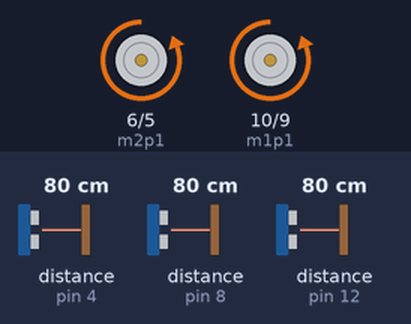
The sketch below on a simulated Arduino Uno, built with avr-gcc and run on an emulated ATmega328P. Parts: motor-driver pin pairs drawn as motors (green arrow = first pin HIGH = forward, orange = second pin HIGH = backward, longer = more drive). Wiring (inferred from the names in the program): 3 × ultrasonic range finder: trigger pin 7, echo pin 4 / trigger pin 11, echo pin 8 / trigger pin 13, echo pin 12. The inputs (shaded band) are chosen by the test bench; at power-on: distance to the obstacle (sensors on pin 12, pin 8, pin 4) 80 cm. The echo pulse lasts 58.3 µs per cm.

Above: at 1.2 s.
1.3 s: distance to the obstacle (sensor on pin 12) set to 18 cm
2.8 s: distance to the obstacle (sensor on pin 12) set to 14 cm
At 3.6 s:
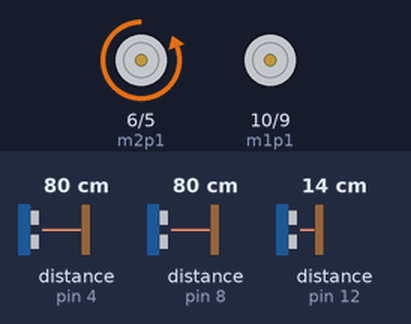
4.3 s: distance to the obstacle (sensor on pin 8) set to 18 cm
5.8 s: distance to the obstacle (sensor on pin 8) set to 15 cm
At 6.3 s:
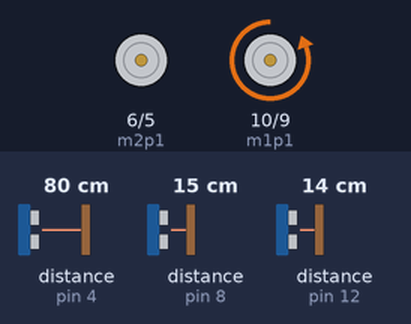
7.3 s: distance to the obstacle (sensor on pin 4) set to 19 cm
8.8 s: distance to the obstacle (sensor on pin 4) set to 14 cm
At 9.7 s:
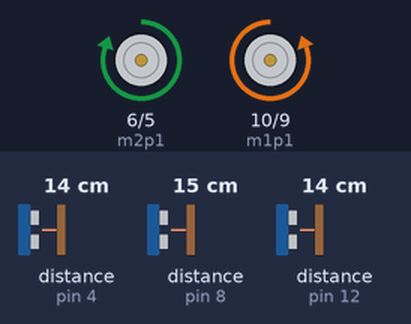
Timing chart, 0 to 11.4 s (numbered marks = the images above; inputs shaded):
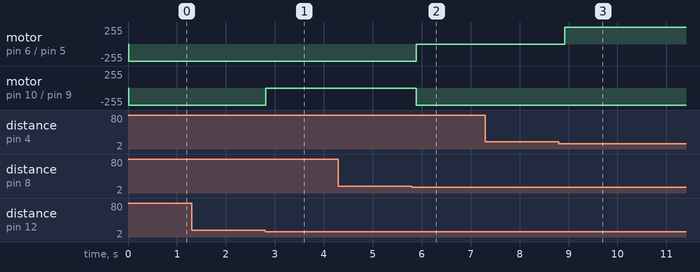

The sketch:

ProrgamacionCarroV2.ino
```cpp
//MOTORES

//MOTOR 1

int m1p1 = 10;
int m1p2 = 9;

//MOTOR 2

int m2p1 = 6;
int m2p2 = 5;

//Velocidad
int vel = 255;

    //SENSORES//

//Sensor Frontal 1

#define Ptrig1 13
#define Pecho1 12

long duracion1, distancia1;

//Sensor de la derecha 2

#define Ptrig2 11
#define Pecho2 8

long duracion2, distancia2;

//Sensor de la izquierda 3

#define Ptrig3 7
#define Pecho3 4
long duracion3, distancia3;

void setup() {

//MOTORES
pinMode(m1p1, OUTPUT);
pinMode(m1p2, OUTPUT);

pinMode(m2p1, OUTPUT);
pinMode(m2p2, OUTPUT);

//SENSOR FRONTAL
pinMode(Ptrig1, OUTPUT);
pinMode(Pecho1, INPUT);

//Sensor de la derecha

pinMode(Ptrig2, OUTPUT);
pinMode(Pecho2, INPUT);

//Sensor de la izquierda

pinMode(Ptrig3, OUTPUT);
pinMode(Pecho3, INPUT);

}

void loop() {

//Sensor Frontal
digitalWrite(Ptrig1, LOW);
delayMicroseconds(2);
digitalWrite(Ptrig1, HIGH);
delayMicroseconds(10);
digitalWrite(Ptrig1, LOW);
duracion1 = pulseIn(Pecho1, HIGH);
distancia1 = (duracion1 / 2) / 29;


//Sensor de la derecha sensor 2
digitalWrite(Ptrig2, LOW);
delayMicroseconds(2);
digitalWrite(Ptrig2, HIGH);
delayMicroseconds(10);
digitalWrite(Ptrig2, LOW);
duracion2 = pulseIn(Pecho2, HIGH);
distancia2 = (duracion2 / 2) / 29;

//Sensor de la izquierda sensor 3

digitalWrite(Ptrig3, LOW);
delayMicroseconds(2);
digitalWrite(Ptrig3, HIGH);
delayMicroseconds(10);
digitalWrite(Ptrig3, LOW);
duracion3 = pulseIn(Pecho3, HIGH);
distancia3 = (duracion3 / 2) / 29;


if(distancia1 <= 15){
  //Detener motores
  digitalWrite(m1p1, 0);
  digitalWrite(m1p2, 0);
  digitalWrite(m2p1, 0);
  digitalWrite(m2p2, 0);

 if(distancia2 > 15){
    digitalWrite(m1p1, 0);
    digitalWrite(m1p2, 0);

    digitalWrite(m2p1, 0);
    digitalWrite(m2p2, vel);
     delay(430);
  } else {
    if(distancia3 > 15){
    digitalWrite(m2p1, 0);
    digitalWrite(m2p2, 0);
    digitalWrite(m1p1, 0);
    digitalWrite(m1p2, vel);
    delay(420);
   } else {

    digitalWrite(m1p1, 0);
    digitalWrite(m1p2, vel);
    digitalWrite(m2p1, vel);
    digitalWrite(m2p2, 0);

   }
  }

} else {

//Motores hacia adelante

//Activo mis motores
digitalWrite(m1p2,vel);
digitalWrite(m2p2, vel);

digitalWrite(m2p1, 0);
digitalWrite(m1p1,0);


   }

}
```

Measured:
- the behaviour switches between 17 and 16 cm on distance to the obstacle (sensor on pin 12) (found by bisection; images 0 and 1)
- the behaviour switches between 17 and 16 cm on distance to the obstacle (sensor on pin 8) (found by bisection; images 1 and 2)
- the behaviour switches between 17 and 16 cm on distance to the obstacle (sensor on pin 4) (found by bisection; images 2 and 3)
- after the input at 1.3 s, every drawn part: stays the same
- after the input at 2.8 s, motor on pin 10 (m1p1) / pin 9 (m1p2): backward 255/255 → stopped at once
- after the input at 5.8 s, motor on pin 6 (m2p1) / pin 5 (m2p2): backward 255/255 → stopped after 0.09 s; motor on pin 10 (m1p1) / pin 9 (m1p2): stopped → backward 255/255 after 0.09 s
- after the input at 8.8 s, motor on pin 6 (m2p1) / pin 5 (m2p2): stopped → forward 254/255 after 0.12 s
